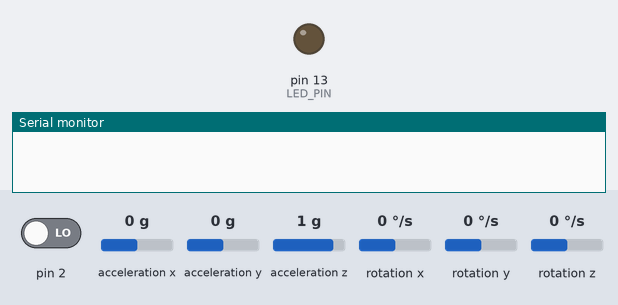
This sketch was run on a simulated Arduino Uno, built with avr-gcc and run on an emulated ATmega328P. Parts: output pins drawn as LEDs (lit = HIGH), the last lines printed to the serial monitor. Dashed ring = blinking. Inputs (shaded band) come from the test bench; at power-on: acceleration z 1 g, acceleration y 0 g, rotation z 0 °/s, acceleration x 0 g, pin 2 LOW, rotation x 0 °/s, rotation y 0 °/s. The sensor or clock chip raises its interrupt line as the real part does.

Above: at 0.1 s.
At 1.7 s:
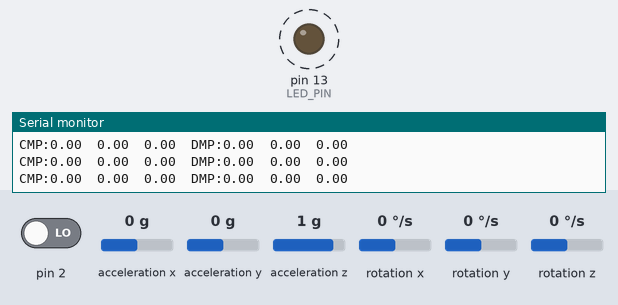
1.8 s: acceleration z set to -1.4 g
4.8 s: acceleration y set to 0.8 g
7.8 s: rotation z set to -100 °/s
10.8 s: acceleration x set to 1.4 g
Timing chart, 0 to 14.8 s (numbered marks = the images above; inputs shaded):
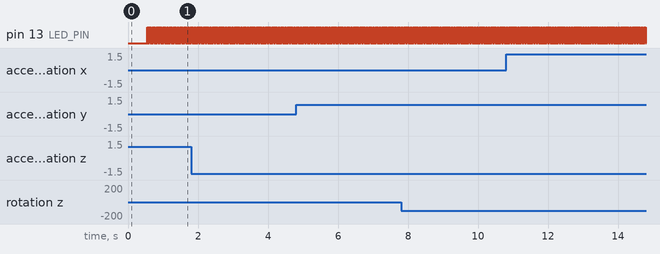

Measured:
- by itself, pin 13 (LED_PIN): alternates HIGH for 0.01 s and LOW for 0.01 s

The sketch:

mpu_new_calibrate.ino
```cpp
#include "Wire.h"
#include "I2Cdev.h"
#include "MPU6050_6Axis_MotionApps20.h"
MPU6050 mpu;

#define LED_PIN 13 // (Arduino is 13, Teensy is 11, Teensy++ is 6)
bool blinkState = false;

bool dmpReady = false;  // set true if DMP init was successful
uint8_t mpuIntStatus;   // holds actual interrupt status byte from MPU
uint8_t devStatus;      // return status after each device operation (0 = success, !0 = error)
uint16_t packetSize;    // expected DMP packet size (default is 42 bytes)
uint16_t fifoCount;     // count of all bytes currently in FIFO
uint8_t fifoBuffer[64]; // FIFO storage buffer

// Orientation/motion variables
Quaternion q;
VectorFloat gravity;
float euler[3];
float ypr[3];

// Use the following global variables and access functions to help store the overall rotation angle of the sensor
unsigned long last_read_time;
float         last_x_angle;  // These are the filtered angles
float         last_y_angle;
float         last_z_angle;
float         last_gyro_x_angle;  // Store the gyro angles to compare drift
float         last_gyro_y_angle;
float         last_gyro_z_angle;

void set_last_read_angle_data(unsigned long time, float x, float y, float z, float x_gyro, float y_gyro, float z_gyro)
{
  last_read_time = time;
  last_x_angle = x;
  last_y_angle = y;
  last_z_angle = z;
  last_gyro_x_angle = x_gyro;
  last_gyro_y_angle = y_gyro;
  last_gyro_z_angle = z_gyro;
}

inline unsigned long get_last_time()
{return last_read_time;}

inline float get_last_x_angle()
{return last_x_angle;}

inline float get_last_y_angle()
{return last_y_angle;}

inline float get_last_z_angle()
{return last_z_angle;}

inline float get_last_gyro_x_angle()
{return last_gyro_x_angle;}

inline float get_last_gyro_y_angle()
{return last_gyro_y_angle;}

inline float get_last_gyro_z_angle()
{return last_gyro_z_angle;}

//  Use the following global variables
//  to calibrate the gyroscope sensor and accelerometer readings
float    base_x_gyro = 0;
float    base_y_gyro = 0;
float    base_z_gyro = 0;
float    base_x_accel = 0;
float    base_y_accel = 0;
float    base_z_accel = 0;

// This global variable tells us how to scale gyroscope data
float    GYRO_FACTOR;

// This global varible tells how to scale acclerometer data
float    ACCEL_FACTOR;

// Variables to store the values from the sensor readings
int16_t ax, ay, az;
int16_t gx, gy, gz;

// Buffer for data output
char dataOut[256];

volatile bool mpuInterrupt = false;     // indicates whether MPU interrupt pin has gone high
void dmpDataReady() {
    mpuInterrupt = true;
}

void calibrate_sensors()
{
  int num_readings = 10;
  mpu.getMotion6(&ax, &ay, &az, &gx, &gy, &gz);
  // Read and average the raw values
  for (int i = 0; i < num_readings; i++) {
    mpu.getMotion6(&ax, &ay, &az, &gx, &gy, &gz);
    base_x_gyro += gx;
    base_y_gyro += gy;
    base_z_gyro += gz;
    base_x_accel += ax;
    base_y_accel += ay;
    base_y_accel += az;
  }

  base_x_gyro /= num_readings;
  base_y_gyro /= num_readings;
  base_z_gyro /= num_readings;
  base_x_accel /= num_readings;
  base_y_accel /= num_readings;
  base_z_accel /= num_readings;
}

void setup()
{
    Wire.begin();
    Serial.begin(57600);
    mpu.initialize();
    devStatus = mpu.dmpInitialize();
    if (devStatus == 0) {
    mpu.setDMPEnabled(true);
    attachInterrupt(0, dmpDataReady, RISING);
    mpuIntStatus = mpu.getIntStatus();
    dmpReady = true;
    // Set the full scale range of the gyro
    uint8_t FS_SEL = 0;
    // get default full scale value of gyro - may have changed from default
    // function call returns values between 0 and 3
        uint8_t READ_FS_SEL = mpu.getFullScaleGyroRange();
        Serial.print("FS_SEL = ");
        Serial.println(READ_FS_SEL);
        GYRO_FACTOR = 131.0/(FS_SEL + 1);
        // get default full scale value of accelerometer - may not be default value.
        // Accelerometer scale factor doesn't reall matter as it divides out
        uint8_t READ_AFS_SEL = mpu.getFullScaleAccelRange();
        Serial.print("AFS_SEL = ");
        Serial.println(READ_AFS_SEL);
        //ACCEL_FACTOR = 16384.0/(AFS_SEL + 1);
        // Set the full scale range of the accelerometer
        //uint8_t AFS_SEL = 0;
        //mpu.setFullScaleAccelRange(AFS_SEL);
        // get expected DMP packet size for later comparison
        packetSize = mpu.dmpGetFIFOPacketSize();
        } else {}
    // configure LED for output
    pinMode(LED_PIN, OUTPUT);
    // get calibration values for sensors
    calibrate_sensors();
    set_last_read_angle_data(millis(), 0, 0, 0, 0, 0, 0);
}

void loop() {
    const float RADIANS_TO_DEGREES = 57.2958; //180/3.14159
    unsigned long t_now = millis();
    // wait for MPU interrupt or extra packet(s) available
    while (!mpuInterrupt && fifoCount < packetSize)
    {
        // Keep calculating the values of the complementary filter angles for comparison with DMP here
        // Read the raw accel/gyro values from the MPU-6050
        mpu.getMotion6(&ax, &ay, &az, &gx, &gy, &gz);

        // Get time of last raw data read
        unsigned long t_now = millis();

        // Remove offsets and scale gyro data
        float gyro_x = (gx - base_x_gyro)/GYRO_FACTOR;
        float gyro_y = (gy - base_y_gyro)/GYRO_FACTOR;
        float gyro_z = (gz - base_z_gyro)/GYRO_FACTOR;
        float accel_x = ax; // - base_x_accel;
        float accel_y = ay; // - base_y_accel;
        float accel_z = az; // - base_z_accel;


        float accel_angle_y = atan(-1*accel_x/sqrt(pow(accel_y,2) + pow(accel_z,2)))*RADIANS_TO_DEGREES;
        float accel_angle_x = atan(accel_y/sqrt(pow(accel_x,2) + pow(accel_z,2)))*RADIANS_TO_DEGREES;
        float accel_angle_z = 0;

        // Compute the (filtered) gyro angles
        float dt =(t_now - get_last_time())/1000.0;
        float gyro_angle_x = gyro_x*dt + get_last_x_angle();
        float gyro_angle_y = gyro_y*dt + get_last_y_angle();
        float gyro_angle_z = gyro_z*dt + get_last_z_angle();

        // Compute the drifting gyro angles
        float unfiltered_gyro_angle_x = gyro_x*dt + get_last_gyro_x_angle();
        float unfiltered_gyro_angle_y = gyro_y*dt + get_last_gyro_y_angle();
        float unfiltered_gyro_angle_z = gyro_z*dt + get_last_gyro_z_angle();

        // Apply the complementary filter to figure out the change in angle - choice of alpha is
        // estimated now.  Alpha depends on the sampling rate...
        const float alpha = 0.96;
        float angle_x = alpha*gyro_angle_x + (1.0 - alpha)*accel_angle_x;
        float angle_y = alpha*gyro_angle_y + (1.0 - alpha)*accel_angle_y;
        float angle_z = gyro_angle_z;  //Accelerometer doesn't give z-angle

        // Update the saved data with the latest values
        set_last_read_angle_data(t_now, angle_x, angle_y, angle_z, unfiltered_gyro_angle_x, unfiltered_gyro_angle_y, unfiltered_gyro_angle_z);
    }
    // reset interrupt flag and get INT_STATUS byte
    mpuInterrupt = false;
    mpuIntStatus = mpu.getIntStatus();

    // get current FIFO count
    fifoCount = mpu.getFIFOCount();

    // check for overflow (this should never happen unless our code is too inefficient)
    if ((mpuIntStatus & 0x10) || fifoCount == 1024) {
        mpu.resetFIFO();// reset so we can continue cleanly
    // otherwise, check for DMP data ready interrupt (this should happen frequently)
    } else if (mpuIntStatus & 0x02) {
        // wait for correct available data length, should be a VERY short wait
        while (fifoCount < packetSize) fifoCount = mpu.getFIFOCount();

        // read a packet from FIFO
        mpu.getFIFOBytes(fifoBuffer, packetSize);

        // track FIFO count here in case there is > 1 packet available
        // (this lets us immediately read more without waiting for an interrupt)
        fifoCount -= packetSize;

        // Obtain YPR angles from buffer
        mpu.dmpGetQuaternion(&q, fifoBuffer);
        mpu.dmpGetGravity(&gravity, &q);
        mpu.dmpGetYawPitchRoll(ypr, &q, &gravity);

       // Output complementary data and DMP data to the serial port.  The signs on the data needed to be
       // fudged to get the angle direction correct.
       Serial.print("CMP:");
       Serial.print(get_last_x_angle(), 2);
       Serial.print('\t');
       Serial.print(get_last_y_angle(), 2);
       Serial.print('\t');
       Serial.print(-get_last_z_angle(), 2);
       Serial.print('\t');
       Serial.print("DMP:");
       Serial.print(ypr[2]*RADIANS_TO_DEGREES, 2);
       Serial.print('\t');
       Serial.print(-ypr[1]*RADIANS_TO_DEGREES, 2);
       Serial.print('\t');
       Serial.println(ypr[0]*RADIANS_TO_DEGREES, 2);


        // blink LED to indicate activity
        blinkState = !blinkState;
        digitalWrite(LED_PIN, blinkState);
    }
}
```
